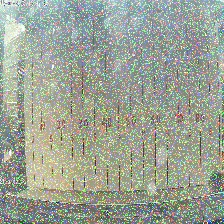
#> input picture video_processing/noise_increased/denoised_frame_101.jpg, 224 x 224 px, given in place of fish.mp4, which was not available
$ python noise_reduction.py
#> lines starting #> are read from the running program, lines starting #| are printed output that depends on the picture
import cv2


# Open the video file
cap = cv2.VideoCapture('fish.mp4')

# Check if the video file was opened successfully
if not cap.isOpened():
    print("Error: Could not open video file 'fish.mp4'")
    exit()


frame_count = 0  # To control how many images of the array to show

# Loop through each frame of the video
while True:
    ret, frame = cap.read()
#> frame is the input picture: shape (224, 224, 3); mean B, G, R 149.2, 162.8, 155.9
    if not ret:
        break

    frame_count += 1

    # Only show every nth image in array
    if frame_count % 1 != 0:
        continue

    # Preprocessing by resizing and grayscaling
    resized_frame = cv2.resize(frame, (224, 224))

    # Denoising using
    semi_denoised_frame = cv2.fastNlMeansDenoising(resized_frame, None, 10, 7, 21)
    denoised_frame = cv2.medianBlur(semi_denoised_frame, 5)  # Adjust the kernel size (5x5) as needed
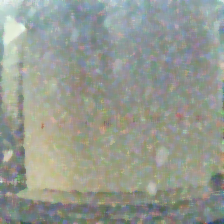
#> denoised_frame: shape (224, 224, 3); mean B, G, R 144.5, 154, 149

    # Write denoised frame to file
    cv2.imwrite(f'noise_reduced/denoised_frame_{frame_count}.jpg', denoised_frame)

    # Display original and denoised frames
    #mosaic = np.concatenate((gray_frame, denoised_frame), axis=1)
    #cv2.imshow('Video', mosaic)

    key = cv2.waitKey(25)  # Set playback speed (ms between frames)
#> (key q is pressed here)
    if key == ord('q'):    # Add option to exit program
        break

# Release the video capture object and close all windows
cap.release()
cv2.destroyAllWindows()

$ run again, on video_processing/noise_increased/denoised_frame_102.jpg
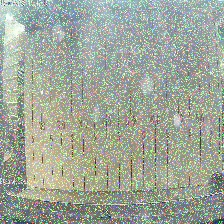
#> input picture video_processing/noise_increased/denoised_frame_102.jpg, 224 x 224 px, given in place of fish.mp4, which was not available
#> frame is the input picture: shape (224, 224, 3); mean B, G, R 153.6, 166.9, 158.9
#> `denoised_frame = cv2.medianBlur(semi_denoised_frame, 5)`:
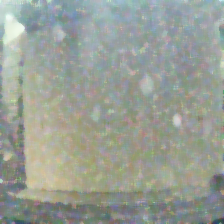
#> denoised_frame: shape (224, 224, 3); mean B, G, R 149, 158.3, 152.2

$ run again, on video_processing/noise_increased/denoised_frame_105.jpg
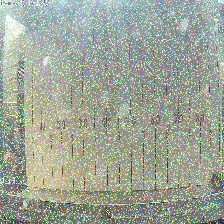
#> input picture video_processing/noise_increased/denoised_frame_105.jpg, 224 x 224 px, given in place of fish.mp4, which was not available
#> frame is the input picture: shape (224, 224, 3); mean B, G, R 151.2, 165.7, 157.9
#> `denoised_frame = cv2.medianBlur(semi_denoised_frame, 5)`:
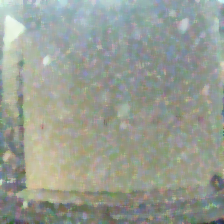
#> denoised_frame: shape (224, 224, 3); mean B, G, R 146.6, 157.1, 151.1

$ run again, on video_processing/noise_increased/denoised_frame_107.jpg
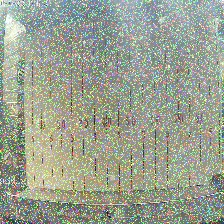
#> input picture video_processing/noise_increased/denoised_frame_107.jpg, 224 x 224 px, given in place of fish.mp4, which was not available
#> frame is the input picture: shape (224, 224, 3); mean B, G, R 144.9, 161.1, 154.6
#> `denoised_frame = cv2.medianBlur(semi_denoised_frame, 5)`:
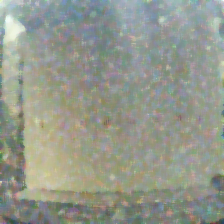
#> denoised_frame: shape (224, 224, 3); mean B, G, R 140.1, 152.1, 147.5
